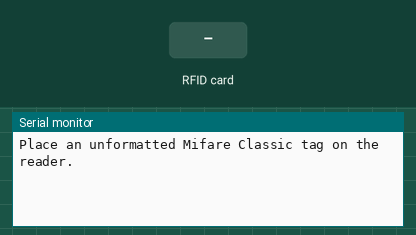
Bench run of a sketch on a simulated Arduino Uno, built with avr-gcc and run on an emulated ATmega328P. Parts: the last lines printed to the serial monitor. The inputs (shaded band) are chosen by the test bench.

Above: at 1.2 s.
1.3 s: RFID card 5E 7A 19 C4 held to the reader
At 5.18 s:
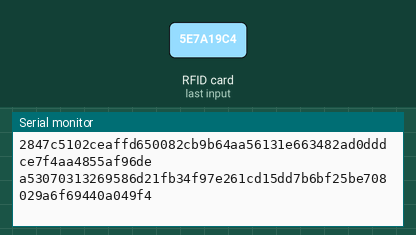
At 6.1 s:
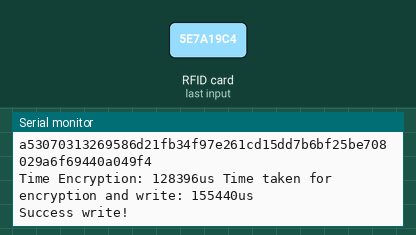

The sketch:

write_label_SHA256.ino
```cpp
#include <SPI.h>
#include <PN532_SPI.h>
#include <PN532.h>
#include <NfcAdapter.h>

PN532_SPI pn532spi(SPI, 10);
NfcAdapter nfc = NfcAdapter(pn532spi);

char key_message[2][17] = {"D4eR1vG7wX9zY2sL", "X5fG2hJ7kL9mN3pQ"};
unsigned long TimeEncryption;
char hex[256];
uint8_t data[256];
int start = 0;
int seconds = 0;
uint8_t hash[32];
String pin;
#define SHA256_BLOCK_SIZE 32

typedef struct {
  uint8_t data[64];
  uint32_t datalen;
  unsigned long long bitlen;
  uint32_t state[8];
} SHA256_CTX;

void sha256_init(SHA256_CTX *ctx);
void sha256_update(SHA256_CTX *ctx, const uint8_t data[], size_t len);
void sha256_final(SHA256_CTX *ctx, uint8_t hash[]);

#define ROTLEFT(a,b) (((a) << (b)) | ((a) >> (32-(b))))
#define ROTRIGHT(a,b) (((a) >> (b)) | ((a) << (32-(b))))

#define CH(x,y,z) (((x) & (y)) ^ (~(x) & (z)))
#define MAJ(x,y,z) (((x) & (y)) ^ ((x) & (z)) ^ ((y) & (z)))
#define EP0(x) (ROTRIGHT(x,2) ^ ROTRIGHT(x,13) ^ ROTRIGHT(x,22))
#define EP1(x) (ROTRIGHT(x,6) ^ ROTRIGHT(x,11) ^ ROTRIGHT(x,25))
#define SIG0(x) (ROTRIGHT(x,7) ^ ROTRIGHT(x,18) ^ ((x) >> 3))
#define SIG1(x) (ROTRIGHT(x,17) ^ ROTRIGHT(x,19) ^ ((x) >> 10))

static const uint32_t k[64] = {
  0x428a2f98,0x71374491,0xb5c0fbcf,0xe9b5dba5,0x3956c25b,0x59f111f1,0x923f82a4,0xab1c5ed5,
  0xd807aa98,0x12835b01,0x243185be,0x550c7dc3,0x72be5d74,0x80deb1fe,0x9bdc06a7,0xc19bf174,
  0xe49b69c1,0xefbe4786,0x0fc19dc6,0x240ca1cc,0x2de92c6f,0x4a7484aa,0x5cb0a9dc,0x76f988da,
  0x983e5152,0xa831c66d,0xb00327c8,0xbf597fc7,0xc6e00bf3,0xd5a79147,0x06ca6351,0x14292967,
  0x27b70a85,0x2e1b2138,0x4d2c6dfc,0x53380d13,0x650a7354,0x766a0abb,0x81c2c92e,0x92722c85,
  0xa2bfe8a1,0xa81a664b,0xc24b8b70,0xc76c51a3,0xd192e819,0xd6990624,0xf40e3585,0x106aa070,
  0x19a4c116,0x1e376c08,0x2748774c,0x34b0bcb5,0x391c0cb3,0x4ed8aa4a,0x5b9cca4f,0x682e6ff3,
  0x748f82ee,0x78a5636f,0x84c87814,0x8cc70208,0x90befffa,0xa4506ceb,0xbef9a3f7,0xc67178f2
};

void sha256_transform(SHA256_CTX *ctx, const uint8_t data[]) {
  uint32_t a, b, c, d, e, f, g, h, i, j, t1, t2, m[64];

  for (i = 0, j = 0; i < 16; ++i, j += 4)
    m[i] = ((uint32_t)data[j] << 24) | ((uint32_t)data[j + 1] << 16) | ((uint32_t)data[j + 2] << 8) | ((uint32_t)data[j + 3]);
  for ( ; i < 64; ++i)
    m[i] = SIG1(m[i - 2]) + m[i - 7] + SIG0(m[i - 15]) + m[i - 16];

  a = ctx->state[0];
  b = ctx->state[1];
  c = ctx->state[2];
  d = ctx->state[3];
  e = ctx->state[4];
  f = ctx->state[5];
  g = ctx->state[6];
  h = ctx->state[7];

  for (i = 0; i < 64; ++i) {
    t1 = h + EP1(e) + CH(e,f,g) + k[i] + m[i];
    t2 = EP0(a) + MAJ(a,b,c);
    h = g;
    g = f;
    f = e;
    e = d + t1;
    d = c;
    c = b;
    b = a;
    a = t1 + t2;
  }

  ctx->state[0] += a;
  ctx->state[1] += b;
  ctx->state[2] += c;
  ctx->state[3] += d;
  ctx->state[4] += e;
  ctx->state[5] += f;
  ctx->state[6] += g;
  ctx->state[7] += h;
}

void sha256_init(SHA256_CTX *ctx)
{
  ctx->datalen = 0;
  ctx->bitlen = 0;
  ctx->state[0] = 0x6a09e667;
  ctx->state[1] = 0xbb67ae85;
  ctx->state[2] = 0x3c6ef372;
  ctx->state[3] = 0xa54ff53a;
  ctx->state[4] = 0x510e527f;
  ctx->state[5] = 0x9b05688c;
  ctx->state[6] = 0x1f83d9ab;
  ctx->state[7] = 0x5be0cd19;
}

void sha256_update(SHA256_CTX *ctx, const uint8_t data[], size_t len) {
  uint32_t i;

  for (i = 0; i < len; ++i) {
    ctx->data[ctx->datalen] = data[i];
    ctx->datalen++;
    if (ctx->datalen == 64) {
      sha256_transform(ctx, ctx->data);
      ctx->bitlen += 512;
      ctx->datalen = 0;
    }
  }
}

void sha256_final(SHA256_CTX *ctx, uint8_t hash[]) {
  uint32_t i;

  i = ctx->datalen;

  // Pad whatever data is left in the buffer.
  if (ctx->datalen < 56) {
    ctx->data[i++] = 0x80;
    while (i < 56)
      ctx->data[i++] = 0x00;
  }
  else {
    ctx->data[i++] = 0x80;
    while (i < 64)
      ctx->data[i++] = 0x00;
    sha256_transform(ctx, ctx->data);
    memset(ctx->data, 0, 56);
  }

  // Append to the padding the total message's length in bits and transform.
  ctx->bitlen += ctx->datalen * 8;
  ctx->data[63] = ctx->bitlen;
  ctx->data[62] = ctx->bitlen >> 8;
  ctx->data[61] = ctx->bitlen >> 16;
  ctx->data[60] = ctx->bitlen >> 24;
  ctx->data[59] = ctx->bitlen >> 32;
  ctx->data[58] = ctx->bitlen >> 40;
  ctx->data[57] = ctx->bitlen >> 48;
  ctx->data[56] = ctx->bitlen >> 56;
  sha256_transform(ctx, ctx->data);

  // Since this implementation uses little endian byte ordering and SHA uses big endian,
  // reverse all the bytes when copying the final state to the output hash.
  for (i = 0; i < 4; ++i) {
    hash[i]      = (ctx->state[0] >> (24 - i * 8)) & 0x000000ff;
    hash[i + 4]  = (ctx->state[1] >> (24 - i * 8)) & 0x000000ff;
    hash[i + 8]  = (ctx->state[2] >> (24 - i * 8)) & 0x000000ff;
    hash[i + 12] = (ctx->state[3] >> (24 - i * 8)) & 0x000000ff;
    hash[i + 16] = (ctx->state[4] >> (24 - i * 8)) & 0x000000ff;
    hash[i + 20] = (ctx->state[5] >> (24 - i * 8)) & 0x000000ff;
    hash[i + 24] = (ctx->state[6] >> (24 - i * 8)) & 0x000000ff;
    hash[i + 28] = (ctx->state[7] >> (24 - i * 8)) & 0x000000ff;
  }
}

char *btoh(char *dest, uint8_t *src, int len) {
  char *d = dest;
  while( len-- ) sprintf(d, "%02x", (unsigned char)*src++), d += 2;
  return dest;
}

char* SHA256(const char* data)
{
  uint8_t data_length = strlen(data);
  uint8_t data_buffer[data_length];
  for(int i=0; i<data_length; i++)
  {
    data_buffer[i] = data[i];
  }

  SHA256_CTX ctx;
  ctx.datalen = 0;
  ctx.bitlen = 512;

  sha256_init(&ctx);
  sha256_update(&ctx, data_buffer, data_length);
  sha256_final(&ctx, hash);
  return(btoh(hex, hash, 32));
}

void setup()
{
  Serial.begin(9600);
  nfc.begin();
}

void loop()
{
    Serial.println("\nPlace an unformatted Mifare Classic tag on the reader.");
    if (nfc.tagPresent()) {
        unsigned long Time = micros();
        NdefMessage message = NdefMessage();
        create_message(&message);
        boolean success = nfc.write(message);
        Serial.print("Time Encryption: ");
        Serial.print(TimeEncryption);Serial.print("us ");
        Time = micros() - Time;
        Serial.print("Time taken for encryption and write: ");
        Serial.print(Time);Serial.print("us");
        Serial.println();
        if (success) {
            Serial.println("Success write!"); // if it works you will see this message
        } else {
            Serial.println("Write failed"); // If the the rewrite failed you will see this message
        }
    }
    delay(5000);
}

void create_message(NdefMessage* message){
    TimeEncryption = micros();
    for(int i = 0; i<=1;i++){
          char *data_result = SHA256(key_message[i]);
          Serial.println(data_result);
          message->addTextRecord(data_result);
      }
    TimeEncryption = micros() - TimeEncryption;
  }
```

Measured:
- after the input at 1.3 s, the serial monitor: prints a new line after 3.8 s (image 1)
